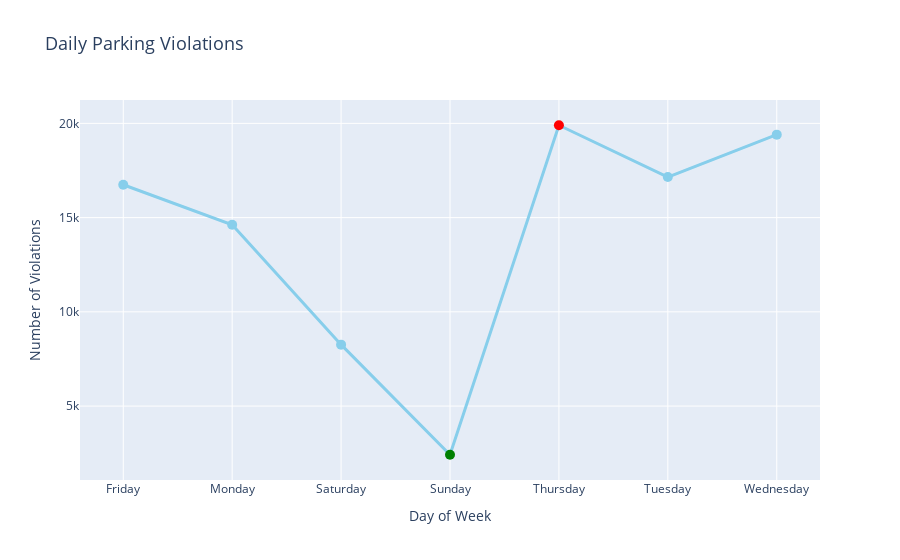

Notebook code cell kept with this figure:
### Markdown cell above
### Daily Parking Violations: Insights from the Interactive Line Chart

#### **Overview of the Chart**
This line chart showcases the daily parking violations reported across the week, with key points highlighted:

1. **Trend Analysis**:
   - The chart visualizes parking violations for each day of the week, making it easy to observe patterns or anomalies.
   - A sharp dip or rise in violations provides insights into parking trends and enforcement activity.

2. **Highlighted Extremes**:
   - The **day with the highest violations** is marked with a red dot, drawing attention to peak activity.
   - The **day with the lowest violations** is marked with a green dot, emphasizing the least active day for violations.

3. **Custom Visualization**:
   - Markers for each day improve visibility and help identify exact violation counts.
   - The line connecting the markers provides a smooth overview of weekly trends.

---

#### **Key Insights**
1. **Lowest Violations on Sunday**:
   - Sunday has the least parking violations, as highlighted by the red marker. This could be due to reduced enforcement, less traffic, or relaxed parking regulations on weekends.

2. **Highest Violations on Thursday**:
   - Thursday records the highest parking violations, marked with a green dot. This could indicate stricter enforcement or higher traffic and parking demand as the workweek progresses.

3. **Midweek Trends**:
   - Violations gradually increase from Monday to Thursday, reflecting increasing parking demand during the week.
   - A noticeable drop occurs on Saturday and Sunday, indicating reduced activity.

---

#### **Recommendations for Parking Management**
1. **Adjust Enforcement Resources**:
   - Allocate more resources to days with high violations, such as Thursdays, to ensure compliance and manage parking effectively.
   - Scale down enforcement on low-violation days like Sunday to optimize resource usage.

2. **Policy Adjustments**:
   - Investigate specific causes behind high violations on Thursdays and address them with targeted policy measures, such as improving signage or parking availability.

3. **Community Engagement**:
   - Educate the public about parking rules and enforcement schedules, especially on high-violation days, to encourage compliance and reduce penalties.

This chart provides actionable insights into parking trends, helping planners optimize enforcement strategies and improve urban mobility.

### Code cell
import plotly.express as px

# Add a color column to identify the highest and lowest values
daily_violations['color'] = 'skyblue'  # Default color
daily_violations.loc[daily_violations['TICKET_NUMBER'].idxmax(), 'color'] = 'red'  # Highlight highest
daily_violations.loc[daily_violations['TICKET_NUMBER'].idxmin(), 'color'] = 'green'    # Highlight lowest

# Create an interactive line chart
fig = px.line(
    daily_violations,
    x='ISSUE_DAY',
    y='TICKET_NUMBER',
    title='Daily Parking Violations',
    labels={'ISSUE_DAY': 'Day of Week', 'TICKET_NUMBER': 'Number of Violations'},
    markers=True
)

# Apply custom colors to markers
fig.update_traces(
    marker=dict(
        color=daily_violations['color'],
        size=10  # Larger markers for better visibility
    ),
    line=dict(color='skyblue', width=3)  # Line remains neutral
)

# Customize layout
fig.update_layout(
    xaxis=dict(tickmode='linear', tickfont=dict(size=12)),
    yaxis=dict(title="Number of Violations", title_font_size=14),
    title_font_size=18
)

fig.show()

### Figure 1 — Plotly figure (JSON) as saved in the notebook; plotly's stock layout.template omitted (floating-point values rounded to 4 significant figures)
{"data": [{"hovertemplate": "Day of Week=%{x}<br>Number of Violations=%{y}<extra></extra>", "legendgroup": "", "line": {"color": "skyblue", "dash": "solid", "width": 3}, "marker": {"color": ["skyblue", "skyblue", "skyblue", "green", "red", "skyblue", "skyblue"], "size": 10, "symbol": "circle"}, "mode": "lines+markers", "name": "", "orientation": "v", "showlegend": false, "type": "scatter", "x": ["Friday", "Monday", "Saturday", "Sunday", "Thursday", "Tuesday", "Wednesday"], "xaxis": "x", "y": [16742, 14619, 8260, 2418, 19900, 17152, 19402], "yaxis": "y"}], "layout": {"autosize": true, "legend": {"tracegroupgap": 0}, "title": {"font": {"size": 18}, "text": "Daily Parking Violations"}, "xaxis": {"anchor": "y", "autorange": true, "domain": [0, 1], "range": [-0.3832, 6.383], "tickfont": {"size": 12}, "tickmode": "linear", "title": {"text": "Day of Week"}, "type": "category"}, "yaxis": {"anchor": "x", "autorange": true, "domain": [0, 1], "range": [634.7, 21680.0], "title": {"font": {"size": 14}, "text": "Number of Violations"}, "type": "linear"}}}
